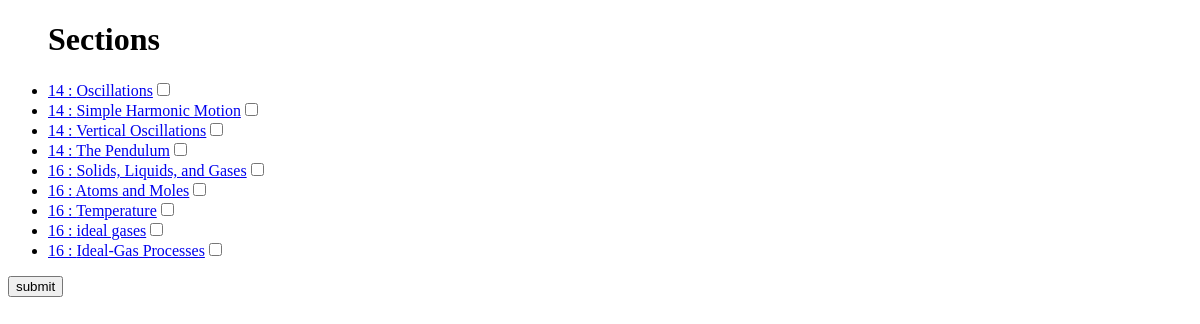
/sections/, run on an earlier commit of the app's database.
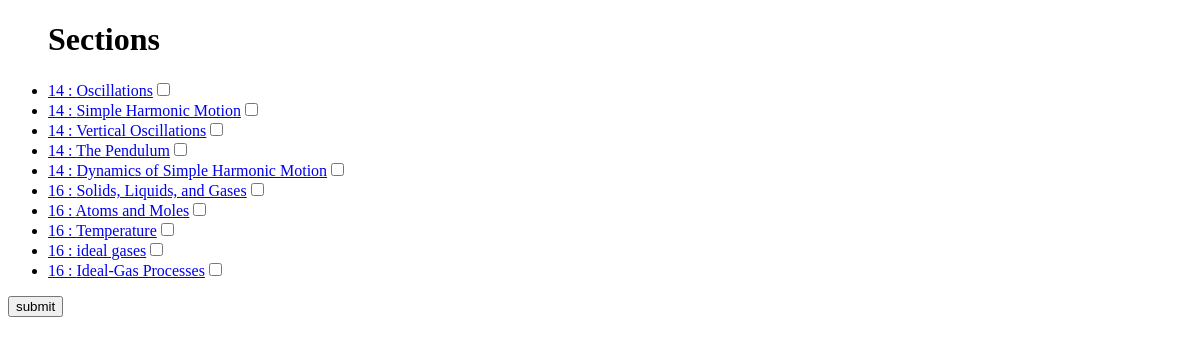
And on a later commit of the database.
### per/models.py (models this page shows, shortened)
class Section(models.Model):
	name = models.CharField(max_length=100)
	ch_num = models.IntegerField()
	class Meta:
		ordering = ('ch_num',)

### per/views.py (the view)
# urls.py: url(r'^sections/$', views.sections, name='section'),
def sections(request):
    sec_list = Section.objects.order_by('ch_num')
    context = {'sec_list': sec_list}
    return render(request, 'per/sections.html', context)

### per/templates/per/sections.html (shortened to what this page needs)
<!DOCTYPE html>
<html>
	<head>
	{% load staticfiles %}
	</head>
	<body>
	<form action="{% url 'secexclist' %}" choice method="post">
		{% if sec_list %}
    		<ul>
    		<h1>Sections</h1>
    		{% for sec in sec_list %}
        		<li><a href="{% url 'secDetail' sec.id %}">{{ sec.ch_num }} : {{ sec.name }}</a><input type="checkbox" name="choice[]" value={{ sec.id }}></li>
		    {% endfor %}
    		</ul>
		{% else %}
    		<p>No symbols are available.</p>
		{% endif %}
		<input type="submit" value="submit" />
	</form>
	</body>
</html>

What changed in the data, as far as the page shows it:
added Section: ch_num "14", name "Dynamics of Simple Harmonic Motion"
